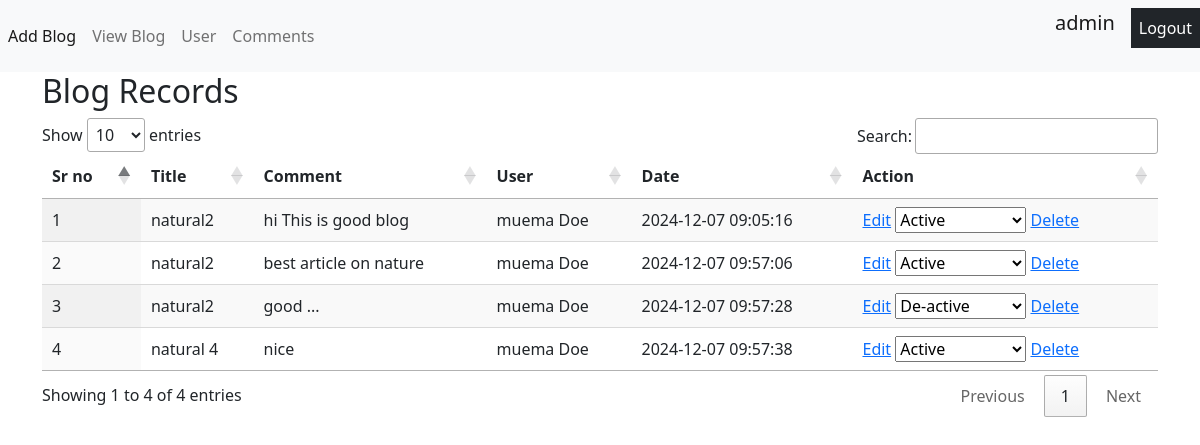
Page /admin/pages/view_comment.php (signed in) on the committed database.
### tables this page shows
CREATE TABLE `comment` (
  `id` int(255) NOT NULL,
  `comment` text NOT NULL,
  `blogid` int(11) NOT NULL,
  `status` int(1) NOT NULL DEFAULT 0,
  `commet_by` int(11) NOT NULL,
  `comment_on` timestamp NOT NULL DEFAULT current_timestamp()
);

CREATE TABLE `blog` (
  `id` int(255) NOT NULL,
  `title` text NOT NULL,
  `short_description` text NOT NULL,
  `image` text NOT NULL,
  `publish_date` timestamp NOT NULL DEFAULT current_timestamp(),
  `update_at` timestamp NOT NULL DEFAULT current_timestamp() ON UPDATE current_timestamp()
);

CREATE TABLE `users` (
  `id` int(11) NOT NULL,
  `role` enum('user','admin') NOT NULL,
  `username` varchar(255) NOT NULL,
  `password` varchar(255) NOT NULL,
  `name` varchar(255) NOT NULL
);

### admin/pages/view_comment.php (the view, shortened to what this page needs)
<?php
   include "../db_conn.php";
    ?>
<!DOCTYPE html>
<html lang="en">
	<link href="https://cdn.jsdelivr.net/npm/bootstrap@5.0.0-beta1/dist/css/bootstrap.min.css" rel="stylesheet">
    <link rel="stylesheet" type="text/css" href="https://cdn.datatables.net/1.12.1/css/jquery.dataTables.min.css">
</head>
		<?php
   if (isset($_SESSION['username']) && isset($_SESSION['id'])) {
        include("nav-bar.php");
    $sql = "SELECT cmt.comment,cmt.id,cmt.comment_on,cmt.status,usr.name,blg.title FROM comment as cmt
    INNER JOIN users as usr ON cmt.commet_by=usr.id
    INNER JOIN blog as blg ON blg.id=cmt.blogid";
    $result=mysqli_query($conn, $sql);
?>
<body>
    <div class="container">
        <h2>Blog Records</h2>
        <table id="blogTable" class="display">
            <thead>
                <tr>
                    <th>Sr no</th>
                    <th>Title</th>
                    <th>Comment</th>
                    <th>User</th>
                    <th>Date</th>
                    <th>Action</th>
                </tr>
            </thead>
            <tbody>
                <?php
                if ($result->num_rows > 0) {
                    $i=1;
                    while($row = $result->fetch_assoc())
                    {
                        echo "<tr>
                                <td>" . $i . "</td>
                                <td>" . $row['title'] . "</td>
                                <td>" . $row['comment'] . "</td>
                                <td>" . $row['name'] . "</td>
                                <td>" . $row['comment_on'] . "</td>";  ?>
                                <td>  <a href='edit.php?id="<?php echo $row['id'];?>"'>Edit</a>
                                <select name='status' data-key="<?php echo $row['id'];?>" class='comment_status'>
                                        <option <?php if($row['status']==1){ echo 'selected'; }?> value='1'>Active</option>
                                        <option <?php if($row['status']==0){ echo 'selected'; } ?> value='0'>De-active</option>
                                </select>
                                <?php
                                        echo "<a href='javascript:void(0);' class='del' key=".$row['id'].">Delete</a></td>
                              </tr>";
                              $i++;
                    }
                } else {
                    echo "<tr><td colspan='4'>No records found</td></tr>";
                }
                ?>
            </tbody>
        </table>
    </div>
</body>
</html>
</body>
</html>
<?php }else{
	header("Location: redirect.php");
} ?>

### rows in the picture
comment: blogid.title "natural2", comment "hi This is good blog", users.name "muema Doe", comment_on "2024-12-07 09:05:16", status "Active"
comment: blogid.title "natural2", comment "best article on nature", users.name "muema Doe", comment_on "2024-12-07 09:57:06", status "Active"
comment: blogid.title "natural2", comment "good ...", users.name "muema Doe", comment_on "2024-12-07 09:57:28", status "De-active"
comment: blogid.title "natural 4", comment "nice", users.name "muema Doe", comment_on "2024-12-07 09:57:38", status "Active"

### other values in the picture
$_SESSION['role'] "admin"
